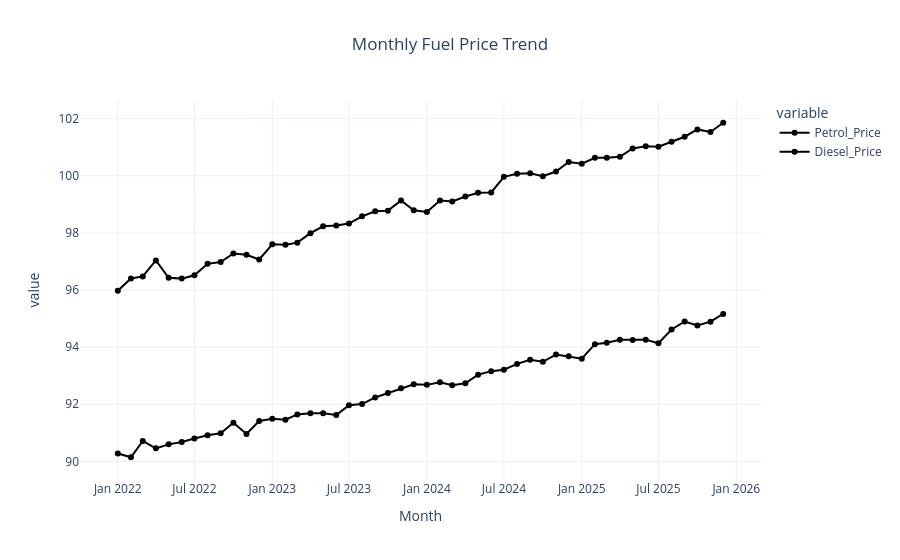

Notebook source saved alongside this figure:
### Code cell
fuel_month = (
    fuel.groupby("Month")[["Petrol_Price","Diesel_Price"]]
    .mean()
    .reset_index()
)

fig = px.line(
    fuel_month,
    x="Month",
    y=["Petrol_Price","Diesel_Price"],
    markers=True,
    title="Monthly Fuel Price Trend"
)

fig.update_layout(
    title_x=0.5,
    template="plotly_white"
)

fig.show()
